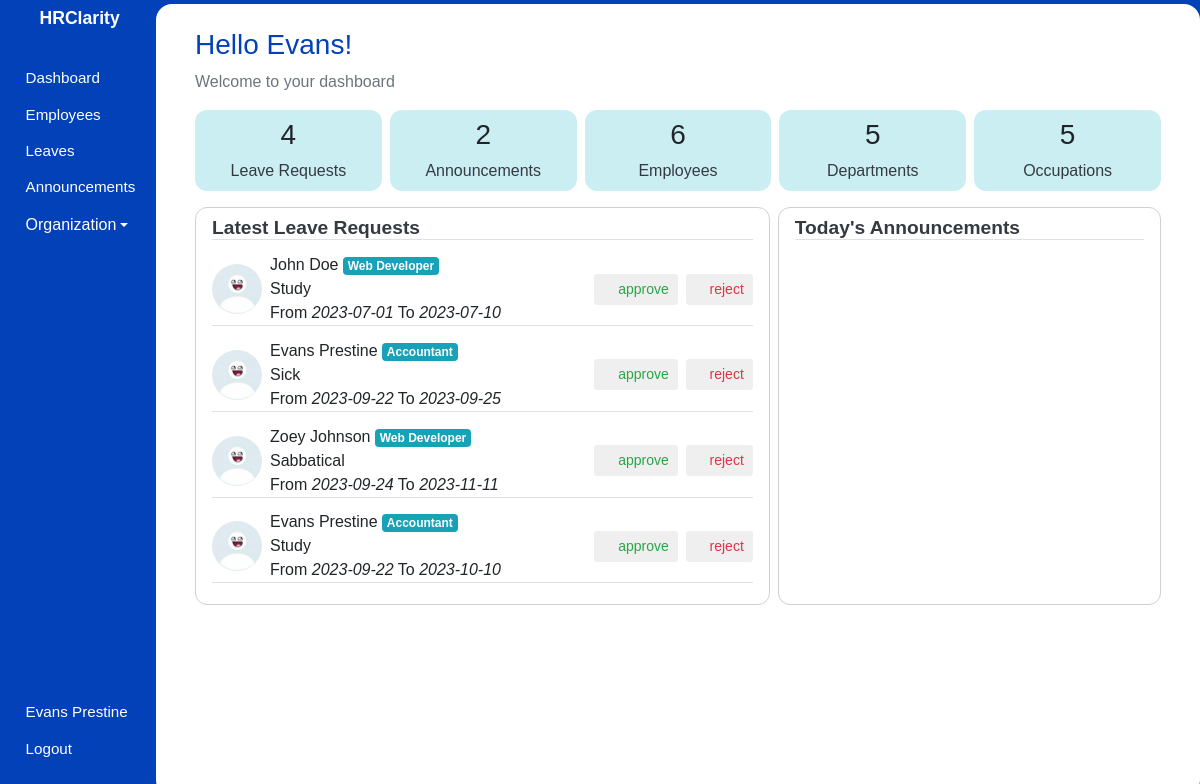
The app's page /admin/dashboard (signed in) with its own data.
### hrms/models.py (models this page shows, shortened)
class User(db.Model, UserMixin):
    id = db.Column(db.Integer, primary_key=True)
    first_name = db.Column(db.String(80), nullable=False)
    last_name = db.Column(db.String(120), nullable=False)
    dob = db.Column(db.Date, nullable=False)
    gender = db.Column(db.String(7), nullable=False)
    email_address = db.Column(db.String(120), nullable=False)
    phone_number = db.Column(db.String(20), nullable=False)
    national_id = db.Column(db.Integer, nullable=False)
    user_level = db.Column(db.Integer, nullable=False, default=1)
    user_type = db.Column(db.String(10), nullable=False, default='employee')
    password = db.Column(db.String(60), nullable=False)
    image_file = db.Column(db.String(20), nullable=False, default='default.jpg')
    leaves = db.relationship('Leave')
    occupation_id = db.Column(db.Integer, db.ForeignKey('occupation.id'), nullable=False)

class Leave(db.Model):
    id = db.Column(db.Integer, primary_key=True)
    leave_type = db.Column(db.String(40), nullable=False)
    from_date = db.Column(db.Date)
    to_date = db.Column(db.Date)
    status = db.Column(db.String(12), default='pending')
    created_at = db.Column(db.DateTime, default=datetime.utcnow)
    employee_id = db.Column(db.Integer, db.ForeignKey('user.id'), nullable=False)

class Occupation(db.Model):
    id = db.Column(db.Integer, primary_key=True)
    name = db.Column(db.String(100), nullable=False)
    department_id = db.Column(db.Integer, db.ForeignKey('department.id'), nullable=False)
    employees = db.relationship('User', backref='occupation', lazy=True)

### hrms/hrm/routes.py (the view)
@admin.route('/admin/dashboard')
@login_required
def admin_dashboard():
    employees_count = User.query.filter(User.user_level == 1).count()
    departments_count = Department.query.count()
    occupations_count = Occupation.query.count()
    today = datetime.now().date()
    announcements = Announcement.query.filter(Announcement.ends_at >= today).order_by(Announcement.ends_at.asc()).all()
    announcements_count = Announcement.query.count()
    latest_pending_leaves = db.session.query(Leave, User).join(User).filter(Leave.status == 'pending').order_by(Leave.created_at.desc()).limit(4).all()
    leaves_count = Leave.query.count()
    return render_template('admin/dashboard.html', page_title='Admin Dashboard', employees_count=employees_count, departments_count=departments_count, occupations_count=occupations_count, announcements=announcements, announcements_count=announcements_count,latest_pending_leaves=latest_pending_leaves, leaves_count=leaves_count, user=current_user)

### hrms/models.py (called while the page is built)
@login_manager.user_loader
def load_user(user_id):
    user = User.query.filter_by(id=user_id).first()
    return user

### hrms/templates/admin/dashboard.html (shortened to what this page needs)
{% extends 'main_layout.html' %} {% block body %}
<section class="app">
  {% include "admin/aside.html" %}
  <main class="Dashboard">
    <div class="main_container container-fluid-fluid dashboard_wrapper p-4">
      <div class="hero container">
        <div class="text">
          <h3>Hello {{ user.first_name }}!</h3>
          <p class="text-secondary">Welcome to your dashboard</p>
        </div>
      </div>
      <div class="container stats">
        <div class="stat">
          <h3>{{ leaves_count }}</h3>
          <a href="{{ url_for('leaves.admin_view_leaves') }}" class="text-dark"
            >Leave Requests</a
          >
        </div>
        <div class="stat">
          <h3>{{ announcements_count }}</h3>
          <a
            href="{{ url_for('announcements.view_announcements') }}"
            class="text-dark"
            >Announcements</a
          >
        </div>
        <div class="stat">
          <h3>{{ employees_count }}</h3>
          <a href="{{ url_for('admin.employees') }}" class="text-dark"
            >Employees</a
          >
        </div>
        <div class="stat">
          <h3>{{ departments_count }}</h3>
          <a href="{{ url_for('organization.departments') }}" class="text-dark"
            >Departments</a
          >
        </div>
        <div class="stat">
          <h3>{{ occupations_count }}</h3>
          <a href="{{ url_for('organization.occupations') }}" class="text-dark"
            >Occupations</a
          >
        </div>
      </div>
      <div class="container updates">
        <div class="update">
            <a href="{{ url_for('leaves.admin_view_leaves') }}" class="text-dark">
                <h2 class="border-bottom">Latest Leave Requests</h2>
            </a>
            {% for leave, employee in latest_pending_leaves %}
            <div class="leaves border-bottom">
                <div class="info">
                    <img src="{{ url_for('static', filename='images/dp.jpg') }}" alt="">
                    <div class="text">
                        <span class="names">{{ employee.first_name }} {{ employee.last_name }} <span class="badge badge-info">{{ employee.occupation.name }}</span></span>
                        <span>{{ leave.leave_type }}</span>
                        <span>From <i>{{ leave.from_date }}</i> To <i>{{ leave.to_date }}</i></span>
                    </div>
                </div>
                <div class="actions">
                    <form
                      action="{{ url_for('leaves.request_approval', leave_id=leave.id, status='approved') }}"
                      method="post"
                    >
                      <button type="submit" class="btn btn-sm text-success">
                        <span class="icon icon-check text-success"></span>
                        approve
                      </button>
                    </form>
                    <form
                      action="{{ url_for('leaves.request_approval', leave_id=leave.id, status='rejected') }}"
                      method="post"
                    >
                      <button type="submit" class="btn btn-sm text-danger">
                        <span class="icon icon-cancel text-danger"></span>
                        reject
                      </button>
                    </form>
                </div>
            </div>
            {% endfor %}
        </div>
        <div class="update">
            <a href="{{ url_for('announcements.view_announcements') }}" class="text-dark">
                <h2 class="border-bottom">Today's Announcements</h2>
            </a>
        </div>
      </div>
    </div>
  </main>
</section>
{% endblock body %}

### hrms/templates/admin/aside.html (shortened to what this page needs)
<aside>
  <h1>HRClarity</h1>
  <div class="links">
    <ul>
      <li>
        <a href="{{ url_for('admin.admin_dashboard') }}">
            <span class="icon icon-home"></span>
            <span>Dashboard</span>
        </a>
      </li>
      <li>
        <a href="{{ url_for('admin.employees') }}">
            <span class="icon icon-users"></span>
            <span>Employees</span>
        </a>
      </li>
      <li>
        <a href="{{ url_for('leaves.admin_view_leaves') }}">
            <span class="icon icon-car"></span>
            <span>Leaves</span>
        </a>
      </li>
      <li>
        <a href="{{ url_for('announcements.view_announcements') }}">
            <span class="icon icon-speaker"></span>
            <span>Announcements</span>
        </a>
      </li>
      <li class="nav-item dropdown">
        <a class="dropdown-toggle" data-toggle="dropdown" href="#" role="button" aria-expanded="false"><span class="icon icon-building"></span>Organization</a>
    </li>
    </ul>
    <ul>
      <li>
        <a href="{{ url_for('user.update_profile', employee_id=current_user.id) }}">
            <span class="icon icon-user"></span>
            <span>{{ user.first_name }} {{ user.last_name }}</span>
        </a>
      </li>
      <li>
        <a href="{{ url_for('user.logout') }}">
            <span class="icon icon-power-off"></span>
            <span>Logout</span>
        </a>
      </li>
    </ul>
  </div>
</aside>

### hrms/static/css/icomoon.css (style rules this page uses)
[class^="icon-"], [class*=" icon-"] { font-family: 'icomoon' !important; speak: none; font-style: normal; font-weight: normal; font-variant: normal; text-transform: none; line-height: 1; -webkit-font-smoothing: antialiased; -moz-osx-font-smoothing: grayscale; }
.icon-user:before { content: "\f007"; }
.icon-check:before { content: "\f00c"; }
.icon-power-off:before { content: "\f011"; }
.icon-home:before { content: "\f015"; }
.icon-users:before { content: "\f0c0"; }
.icon-building:before { content: "\f1ad"; }
.icon-car:before { content: "\f1b9"; }
.icon-cancel:before { content: "\e5c9"; }
.icon-speaker:before { content: "\e32d"; }

### hrms/static/css/styles.css (style rules this page uses)
* { font-family: sans-serif, Arial, Helvetica; padding: 0; margin: 0; }
.app { background: #0241b8; height: 100vh; display: flex; align-items: center; }
.app aside { width: 13%; height: 100%; padding: 0.5em 0 0.2em 0.2em; color: #fff; }
.app aside h1 { font-size: 1.1em; font-weight: bold; text-align: center; }
.app aside .links ul { list-style: none; }
.app aside .links ul li { margin: 0.1em 0; padding: 6px; }
.app aside .links ul li a { text-decoration: none; color: #ffffff; display: flex; align-items: center; }
.app aside .links ul:nth-of-type(1) { margin: 2em 0; }
.app aside .links ul:nth-of-type(2) { position: absolute; bottom: 1em; }
.app aside .links .icon { margin: 0 0.3em 0 0; }
.app aside .links a span:nth-of-type(2), .app aside .links .icon { font-size: 0.95em; }
.app main { width: 87%; height: 99vh; overflow-y: auto; z-index: 5; }
.app main .main_container { border-radius: 16px; background: #fff; padding-bottom: 12px; height: 100%; overflow: auto; }
.Dashboard .dashboard_wrapper { height: 100%; }
.Dashboard .dashboard_wrapper .hero .text h3 { color: #0241b8; }
.Dashboard .dashboard_wrapper .stats { display: grid; grid-template-columns: repeat(5, 1fr); gap: 0.5em; }
.Dashboard .dashboard_wrapper .stats .stat { background: rgb(203, 238, 243); padding: 0.5em 1em; border-radius: 12px; text-align: center; }
.Dashboard .dashboard_wrapper .updates { display: grid; grid-template-columns: 3fr 2fr; gap: 0.5em; margin-top: 1em; }
.Dashboard .dashboard_wrapper .updates .update { border: 1px solid rgb(209, 208, 208); padding: 0.5em 1em; border-radius: 12px; }
.Dashboard .dashboard_wrapper .updates .update h2 { font-size: 1.2em; font-weight: bold; }
.Dashboard .dashboard_wrapper .updates .update .leaves { display: flex; justify-content: space-between; align-items: center; margin: 0.8em 0; }
.Dashboard .dashboard_wrapper .updates .update .leaves .info { display: flex; align-items: center; gap: 0.5em; }
.Dashboard .dashboard_wrapper .updates .update .leaves .info img { width: 50px; border-radius: 50%; }
.Dashboard .dashboard_wrapper .updates .update .leaves .info .text { display: flex; flex-direction: column; }
.Dashboard .dashboard_wrapper .updates .update .leaves .actions { display: flex; gap: 0.5em; }

### records on screen
User: first_name "Evans", last_name "Prestine"
Leave: first_name "John", last_name "Doe", occupation.name "Web Developer", leave_type "Study", from_date "2023-07-01", to_date "2023-07-10"
Leave: first_name "Evans", last_name "Prestine", occupation.name "Accountant", leave_type "Sick", from_date "2023-09-22", to_date "2023-09-25"
Leave: first_name "Zoey", last_name "Johnson", occupation.name "Web Developer", leave_type "Sabbatical", from_date "2023-09-24", to_date "2023-11-11"
Leave: first_name "Evans", last_name "Prestine", occupation.name "Accountant", leave_type "Study", from_date "2023-09-22", to_date "2023-10-10"

### other values on screen
{{ leaves_count }} "4"
{{ announcements_count }} "2"
{{ employees_count }} "6"
{{ departments_count }} "5"
{{ occupations_count }} "5"
